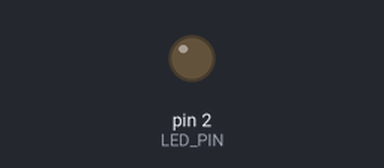
This sketch was run on a simulated Arduino Uno, built with avr-gcc and run on an emulated ATmega328P. Shown: output pins drawn as LEDs (lit = HIGH).

Above: at 0.4 s.
At 4.6 s:
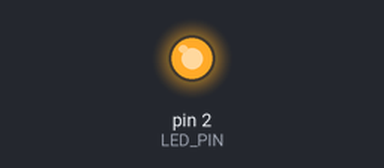
Timing chart, 0 to 7.1 s (numbered marks = the images above):
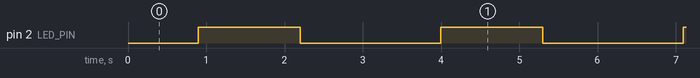

The sketch:

Breathing_LED.ino
```cpp
/*
  Breathing LED
  Change the apparent brightness of an LED.

  Daniel Porrey
  Snap Circuits - Breathing LED
  https://www.hackster.io/porrey/sc-breathingled

*/

// ***
// *** Specifies the pin on which the LED is connected.
// ***
#define LED_PIN 2

// ***
// *** Parameters for "breathing"
// ***
#define MINIMUM_ANALOG 0
#define MAXIMUM_ANALOG 220
#define STEP 1
#define DELAY 7

// ***
// *** The setup function runs once when you press
// *** reset or power the board.
// ***
void setup()
{
  // ***
  // *** Initialize the digital pin for output.
  // ***
  pinMode(LED_PIN, OUTPUT);
}

// ***
// *** The loop function runs over
// *** and over again forever.
// ***
void loop()
{
  for (int i = MINIMUM_ANALOG; i <= MAXIMUM_ANALOG; i += STEP)
  {
    analogWrite(LED_PIN, i);
    delay(DELAY);
  }

  for (int i = MAXIMUM_ANALOG; i >= MINIMUM_ANALOG; i -= STEP)
  {
    analogWrite(LED_PIN, i);
    delay(DELAY);
  }
}
```

Measured:
- by itself, pin 2 (LED_PIN): alternates HIGH for 1.3 s and LOW for 1.8 s
